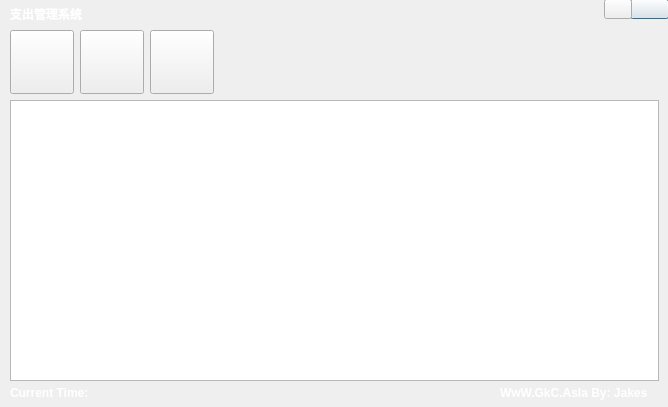
<?xml version="1.0" encoding="UTF-8"?>
<ui version="4.0">
 <class>MainWindow</class>
 <widget class="QDialog" name="MainWindow">
  <property name="geometry">
   <rect>
    <x>0</x>
    <y>0</y>
    <width>668</width>
    <height>407</height>
   </rect>
  </property>
  <property name="windowTitle">
   <string>Pay-Manager</string>
  </property>
  <property name="toolTip">
   <string>Add new</string>
  </property>
  <widget class="QWidget" name="centralWidget" native="true">
   <property name="geometry">
    <rect>
     <x>0</x>
     <y>0</y>
     <width>679</width>
     <height>402</height>
    </rect>
   </property>
   <widget class="QLabel" name="titleLabel">
    <property name="geometry">
     <rect>
      <x>10</x>
      <y>5</y>
      <width>331</width>
      <height>16</height>
     </rect>
    </property>
    <property name="text">
     <string>&lt;html&gt;&lt;head/&gt;&lt;body&gt;&lt;p&gt;&lt;span style=&quot; font-weight:600; color:#ffffff;&quot;&gt;支出管理系统&lt;/span&gt;&lt;/p&gt;&lt;/body&gt;&lt;/html&gt;</string>
    </property>
   </widget>
   <widget class="QPushButton" name="exitButton">
    <property name="geometry">
     <rect>
      <x>630</x>
      <y>-1</y>
      <width>39</width>
      <height>20</height>
     </rect>
    </property>
    <property name="text">
     <string/>
    </property>
   </widget>
   <widget class="QPushButton" name="smallButton">
    <property name="geometry">
     <rect>
      <x>604</x>
      <y>-1</y>
      <width>28</width>
      <height>20</height>
     </rect>
    </property>
    <property name="text">
     <string/>
    </property>
   </widget>
   <widget class="QListCtrl" name="qListCtrl">
    <property name="geometry">
     <rect>
      <x>10</x>
      <y>100</y>
      <width>649</width>
      <height>281</height>
     </rect>
    </property>
   </widget>
   <widget class="QLabel" name="label">
    <property name="geometry">
     <rect>
      <x>10</x>
      <y>385</y>
      <width>91</width>
      <height>16</height>
     </rect>
    </property>
    <property name="text">
     <string>&lt;html&gt;&lt;head/&gt;&lt;body&gt;&lt;p&gt;&lt;span style=&quot; font-weight:600; color:#ffffff;&quot;&gt;Current Time:&lt;/span&gt;&lt;/p&gt;&lt;/body&gt;&lt;/html&gt;</string>
    </property>
   </widget>
   <widget class="QLabel" name="CTime_Label">
    <property name="geometry">
     <rect>
      <x>105</x>
      <y>387</y>
      <width>191</width>
      <height>16</height>
     </rect>
    </property>
    <property name="styleSheet">
     <string notr="true">font-weight:600;
color:#FFF;</string>
    </property>
    <property name="text">
     <string/>
    </property>
   </widget>
   <widget class="QLabel" name="label_2">
    <property name="geometry">
     <rect>
      <x>500</x>
      <y>385</y>
      <width>161</width>
      <height>16</height>
     </rect>
    </property>
    <property name="text">
     <string>&lt;html&gt;&lt;head/&gt;&lt;body&gt;&lt;p&gt;&lt;span style=&quot; font-weight:600; color:#ffffff;&quot;&gt;WwW.GkC.AsIa By: Jakes&lt;/span&gt;&lt;/p&gt;&lt;/body&gt;&lt;/html&gt;</string>
    </property>
   </widget>
   <widget class="QPushButton" name="addBtn">
    <property name="geometry">
     <rect>
      <x>10</x>
      <y>30</y>
      <width>64</width>
      <height>64</height>
     </rect>
    </property>
    <property name="statusTip">
     <string>Add new</string>
    </property>
    <property name="whatsThis">
     <string>Add new</string>
    </property>
    <property name="text">
     <string/>
    </property>
   </widget>
   <widget class="QPushButton" name="editBtn">
    <property name="geometry">
     <rect>
      <x>80</x>
      <y>30</y>
      <width>64</width>
      <height>64</height>
     </rect>
    </property>
    <property name="toolTip">
     <string>Edit exist</string>
    </property>
    <property name="text">
     <string/>
    </property>
   </widget>
   <widget class="QPushButton" name="delBtn">
    <property name="geometry">
     <rect>
      <x>150</x>
      <y>30</y>
      <width>64</width>
      <height>64</height>
     </rect>
    </property>
    <property name="toolTip">
     <string>Delete</string>
    </property>
    <property name="text">
     <string/>
    </property>
   </widget>
   <widget class="QLabel" name="statusLabel">
    <property name="geometry">
     <rect>
      <x>300</x>
      <y>387</y>
      <width>191</width>
      <height>16</height>
     </rect>
    </property>
    <property name="styleSheet">
     <string notr="true">font-weight:600;
color:#FFF;</string>
    </property>
    <property name="text">
     <string/>
    </property>
   </widget>
  </widget>
 </widget>
 <layoutdefault spacing="6" margin="11"/>
 <customwidgets>
  <customwidget>
   <class>QListCtrl</class>
   <extends>QTableView</extends>
   <header>qlistctrl.h</header>
  </customwidget>
 </customwidgets>
 <resources/>
 <connections>
  <connection>
   <sender>exitButton</sender>
   <signal>clicked()</signal>
   <receiver>MainWindow</receiver>
   <slot>close()</slot>
   <hints>
    <hint type="sourcelabel">
     <x>646</x>
     <y>13</y>
    </hint>
    <hint type="destinationlabel">
     <x>667</x>
     <y>50</y>
    </hint>
   </hints>
  </connection>
  <connection>
   <sender>smallButton</sender>
   <signal>clicked()</signal>
   <receiver>MainWindow</receiver>
   <slot>showMinimized()</slot>
   <hints>
    <hint type="sourcelabel">
     <x>611</x>
     <y>14</y>
    </hint>
    <hint type="destinationlabel">
     <x>667</x>
     <y>49</y>
    </hint>
   </hints>
  </connection>
  <connection>
   <sender>addBtn</sender>
   <signal>clicked()</signal>
   <receiver>MainWindow</receiver>
   <slot>addNew()</slot>
   <hints>
    <hint type="sourcelabel">
     <x>59</x>
     <y>71</y>
    </hint>
    <hint type="destinationlabel">
     <x>0</x>
     <y>64</y>
    </hint>
   </hints>
  </connection>
  <connection>
   <sender>editBtn</sender>
   <signal>clicked()</signal>
   <receiver>MainWindow</receiver>
   <slot>edit()</slot>
   <hints>
    <hint type="sourcelabel">
     <x>118</x>
     <y>66</y>
    </hint>
    <hint type="destinationlabel">
     <x>137</x>
     <y>23</y>
    </hint>
   </hints>
  </connection>
  <connection>
   <sender>qListCtrl</sender>
   <signal>doubleClicked(QModelIndex)</signal>
   <receiver>MainWindow</receiver>
   <slot>edit()</slot>
   <hints>
    <hint type="sourcelabel">
     <x>396</x>
     <y>177</y>
    </hint>
    <hint type="destinationlabel">
     <x>425</x>
     <y>76</y>
    </hint>
   </hints>
  </connection>
  <connection>
   <sender>delBtn</sender>
   <signal>clicked()</signal>
   <receiver>MainWindow</receiver>
   <slot>delItem()</slot>
   <hints>
    <hint type="sourcelabel">
     <x>186</x>
     <y>63</y>
    </hint>
    <hint type="destinationlabel">
     <x>222</x>
     <y>72</y>
    </hint>
   </hints>
  </connection>
 </connections>
 <slots>
  <slot>addNew()</slot>
  <slot>edit()</slot>
  <slot>delItem()</slot>
 </slots>
</ui>
